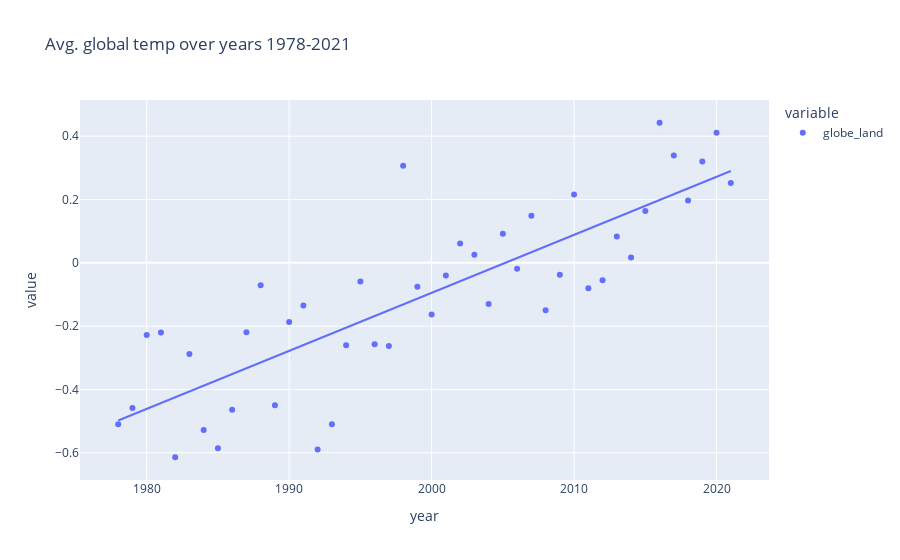
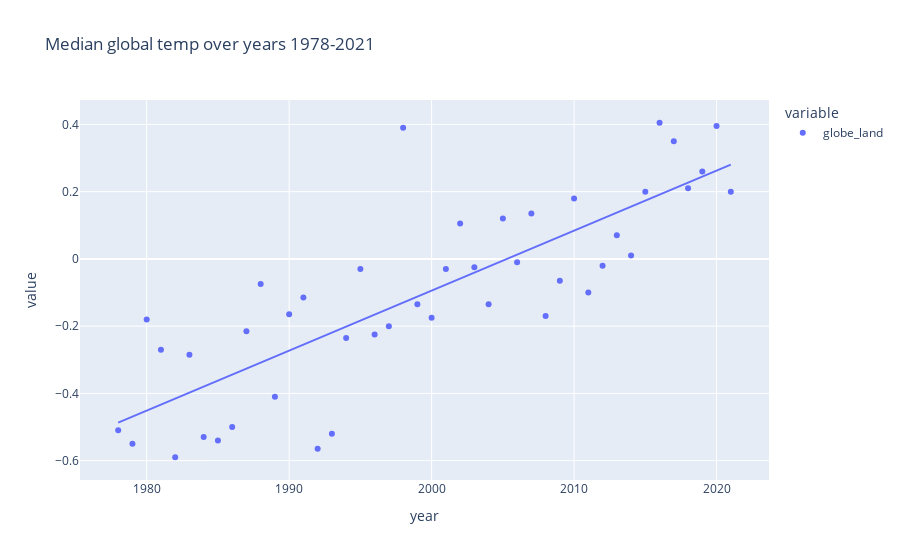

Notebook code for these charts, in order:
### Markdown cell above
#### 5.

### Code cell
# takes the avg. temp of each year on the globe and plots it
mean_temps = px.scatter(temps.groupby('year').mean()['globe_land'], 
           trendline = "ols", title = "Avg. global temp over years 1978-2021")

# takes the median temp of each year on the globe and plots it
median_temps = px.scatter(temps.groupby('year').median()['globe_land'], 
           trendline = "ols", title = "Median global temp over years 1978-2021")
mean_temps.show()
median_temps.show()

### Figure 1 — Plotly figure (JSON) as saved in the notebook; plotly's stock layout.template omitted (floating-point values rounded to 4 significant figures)
{"data": [{"hovertemplate": "variable=globe_land<br>year=%{x}<br>value=%{y}<extra></extra>", "legendgroup": "globe_land", "marker": {"color": "#636efa", "symbol": "circle"}, "mode": "markers", "name": "globe_land", "orientation": "v", "showlegend": true, "type": "scatter", "x": [1978, 1979, 1980, 1981, 1982, 1983, 1984, 1985, 1986, 1987, 1988, 1989, 1990, 1991, 1992, 1993, 1994, 1995, 1996, 1997, 1998, 1999, 2000, 2001, 2002, 2003, 2004, 2005, 2006, 2007, 2008, 2009, 2010, 2011, 2012, 2013, 2014, 2015, 2016, 2017, 2018, 2019, 2020, 2021], "xaxis": "x", "y": [-0.51, -0.4583, -0.2283, -0.22, -0.6142, -0.2883, -0.5283, -0.5858, -0.4642, -0.2192, -0.07083, -0.45, -0.1867, -0.135, -0.59, -0.51, -0.26, -0.05917, -0.2575, -0.2625, 0.3067, -0.07583, -0.1633, -0.04, 0.06083, 0.02583, -0.13, 0.09167, -0.01833, 0.1483, -0.15, -0.0375, 0.2158, -0.08, -0.055, 0.08333, 0.01667, 0.1633, 0.4425, 0.3392, 0.1967, 0.32, 0.4108, 0.2525], "yaxis": "y"}, {"hovertemplate": "<b>OLS trendline</b><br>value = 0.0183249 * year + -36.7447<br>R<sup>2</sup>=0.681735<br><br>variable=globe_land<br>year=%{x}<br>value=%{y} <b>(trend)</b><extra></extra>", "legendgroup": "globe_land", "marker": {"color": "#636efa", "symbol": "circle"}, "mode": "lines", "name": "globe_land", "showlegend": false, "type": "scatter", "x": [1978, 1979, 1980, 1981, 1982, 1983, 1984, 1985, 1986, 1987, 1988, 1989, 1990, 1991, 1992, 1993, 1994, 1995, 1996, 1997, 1998, 1999, 2000, 2001, 2002, 2003, 2004, 2005, 2006, 2007, 2008, 2009, 2010, 2011, 2012, 2013, 2014, 2015, 2016, 2017, 2018, 2019, 2020, 2021], "xaxis": "x", "y": [-0.4979, -0.4796, -0.4613, -0.443, -0.4246, -0.4063, -0.388, -0.3697, -0.3513, -0.333, -0.3147, -0.2964, -0.278, -0.2597, -0.2414, -0.2231, -0.2047, -0.1864, -0.1681, -0.1498, -0.1314, -0.1131, -0.0948, -0.07647, -0.05815, -0.03982, -0.0215, -0.003171, 0.01515, 0.03348, 0.0518, 0.07013, 0.08845, 0.1068, 0.1251, 0.1434, 0.1618, 0.1801, 0.1984, 0.2167, 0.2351, 0.2534, 0.2717, 0.29], "yaxis": "y"}], "layout": {"autosize": true, "legend": {"title": {"text": "variable"}, "tracegroupgap": 0}, "title": {"text": "Avg. global temp over years 1978-2021"}, "xaxis": {"anchor": "y", "autorange": true, "domain": [0, 1], "range": [1975.0, 2024.0], "title": {"text": "year"}, "type": "linear"}, "yaxis": {"anchor": "x", "autorange": true, "domain": [0, 1], "range": [-0.6916, 0.5199], "title": {"text": "value"}, "type": "linear"}}}

### Figure 2 — Plotly figure (JSON) as saved in the notebook; plotly's stock layout.template omitted (floating-point values rounded to 4 significant figures)
{"data": [{"hovertemplate": "variable=globe_land<br>year=%{x}<br>value=%{y}<extra></extra>", "legendgroup": "globe_land", "marker": {"color": "#636efa", "symbol": "circle"}, "mode": "markers", "name": "globe_land", "orientation": "v", "showlegend": true, "type": "scatter", "x": [1978, 1979, 1980, 1981, 1982, 1983, 1984, 1985, 1986, 1987, 1988, 1989, 1990, 1991, 1992, 1993, 1994, 1995, 1996, 1997, 1998, 1999, 2000, 2001, 2002, 2003, 2004, 2005, 2006, 2007, 2008, 2009, 2010, 2011, 2012, 2013, 2014, 2015, 2016, 2017, 2018, 2019, 2020, 2021], "xaxis": "x", "y": [-0.51, -0.55, -0.18, -0.27, -0.59, -0.285, -0.53, -0.54, -0.5, -0.215, -0.075, -0.41, -0.165, -0.115, -0.565, -0.52, -0.235, -0.03, -0.225, -0.2, 0.39, -0.135, -0.175, -0.03, 0.105, -0.025, -0.135, 0.12, -0.01, 0.135, -0.17, -0.065, 0.18, -0.1, -0.02, 0.07, 0.01, 0.2, 0.405, 0.35, 0.21, 0.26, 0.395, 0.2], "yaxis": "y"}, {"hovertemplate": "<b>OLS trendline</b><br>value = 0.0178439 * year + -35.7822<br>R<sup>2</sup>=0.659269<br><br>variable=globe_land<br>year=%{x}<br>value=%{y} <b>(trend)</b><extra></extra>", "legendgroup": "globe_land", "marker": {"color": "#636efa", "symbol": "circle"}, "mode": "lines", "name": "globe_land", "showlegend": false, "type": "scatter", "x": [1978, 1979, 1980, 1981, 1982, 1983, 1984, 1985, 1986, 1987, 1988, 1989, 1990, 1991, 1992, 1993, 1994, 1995, 1996, 1997, 1998, 1999, 2000, 2001, 2002, 2003, 2004, 2005, 2006, 2007, 2008, 2009, 2010, 2011, 2012, 2013, 2014, 2015, 2016, 2017, 2018, 2019, 2020, 2021], "xaxis": "x", "y": [-0.4869, -0.4691, -0.4513, -0.4334, -0.4156, -0.3977, -0.3799, -0.362, -0.3442, -0.3263, -0.3085, -0.2907, -0.2728, -0.255, -0.2371, -0.2193, -0.2014, -0.1836, -0.1657, -0.1479, -0.1301, -0.1122, -0.09437, -0.07653, -0.05869, -0.04084, -0.023, -0.005154, 0.01269, 0.03053, 0.04838, 0.06622, 0.08407, 0.1019, 0.1198, 0.1376, 0.1554, 0.1733, 0.1911, 0.209, 0.2268, 0.2447, 0.2625, 0.2803], "yaxis": "y"}], "layout": {"autosize": true, "legend": {"title": {"text": "variable"}, "tracegroupgap": 0}, "title": {"text": "Median global temp over years 1978-2021"}, "xaxis": {"anchor": "y", "autorange": true, "domain": [0, 1], "range": [1975.0, 2024.0], "title": {"text": "year"}, "type": "linear"}, "yaxis": {"anchor": "x", "autorange": true, "domain": [0, 1], "range": [-0.6629, 0.4779], "title": {"text": "value"}, "type": "linear"}}}
